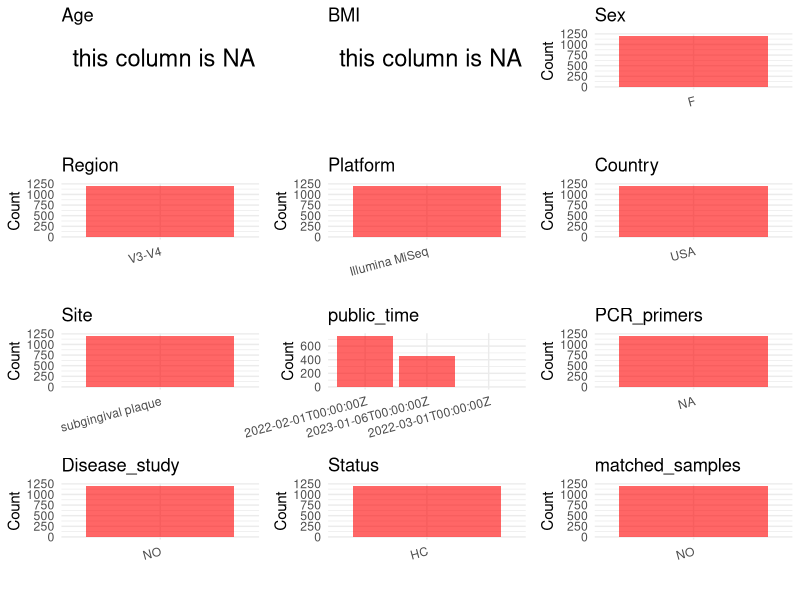

Reproduce this figure in R. (Note: this script raises an error after producing the figure.)
## ---- chunk 1
# Load necessary libraries
library(dplyr)
library(ggplot2)
library(cowplot)

# Set working directory (update this path to your local directory)
setwd("E:/bioproject_YSD/PRJNA796273")

# Read the initial metadata files
initial_meta <- read.csv("SraRunTable.csv", header = T) 

# Display the first few rows of the metadata
head(initial_meta)
## ---- chunk 2
# Create a uniform metadata dataframe
metadata <- data.frame(
  BioProject = initial_meta$BioProject,
  Run = initial_meta$Run,
  sample_name = initial_meta$Sample.Name,
  Age = NA,
  BMI = NA,
  Sex = "F",
  Region = "V3-V4",
  Platform = initial_meta$Instrument,
  Country = initial_meta$geo_loc_name_country,
  Site = "subgingival plaque",
  public_time = initial_meta$ReleaseDate,
  stringsAsFactors = FALSE
)
## ---- chunk 3
# Add information obtained from the publication
metadata$PCR_primers <- "NA"
metadata$title <- "Dietary carbohydrate intake is associated with the subgingival plaque oral microbiome abundance and diversity in a cohort of postmenopausal women"
metadata$Disease_study <- "NO"
# Assign disease status based on sample_name patterns
metadata$Status <- "HC"

# Check initial data distribution
cat("Initial sample distribution:\n")
table(metadata$sample_name)
table(metadata$Site)

# Calculate sampling frequency per subject
sample_counts <- table(metadata$sample_name)
cat("\nNumber of samples per subject:\n")
print(sample_counts)

# Create matched_samples column
metadata$matched_samples <- ifelse(metadata$sample_name %in% names(sample_counts[sample_counts >= 2]), "YES", "NO")

cat("\nMatched samples distribution:\n")
table(metadata$matched_samples)

# Identify samples for removal: single samples excluding subgingival plaque
single_samples <- names(sample_counts[sample_counts == 1])
samples_to_remove <- metadata$sample_name %in% single_samples & 
                     !(metadata$Site %in% c("subgingival plaque"))

cat("\nNumber of samples to be removed:", sum(samples_to_remove), "\n")

# Remove identified samples
metadata_clean <- metadata[!samples_to_remove, ]

cat("\nFinal sample distribution after cleaning:\n")
table(metadata_clean$sample_name)
table(metadata_clean$Site)
table(metadata_clean$matched_samples)

# Use cleaned dataset for subsequent analysis
metadata <- metadata_clean
## ---- chunk 4
# Check the number of unique runs and sample names
print(paste("Number of unique runs:", length(unique(metadata$Run))))
print(paste("Number of unique sample names:", length(unique(metadata$sample_name))))
## ---- chunk 5
# Select columns for visualization
plot_data <- metadata %>%
  select(-BioProject, -Run, -sample_name, -title)

# Function to create simple plots for each column
create_simple_plots <- function(data) {
  plots <- list()
  
  for (col in colnames(data)) {
    # Check if the column is all NA
    if (all(is.na(data[[col]]))) {
      # Create an empty plot with text indicating all NA
      p <- ggplot() +
        annotate("text", x = 0.5, y = 0.5, label = "this column is NA", size = 6) +
        labs(title = col) +
        theme_void()
    } else if (is.numeric(data[[col]])) {
      # Numeric variable: histogram
      p <- ggplot(data, aes(x = .data[[col]])) +
        geom_histogram(fill = "blue", alpha = 0.6, bins = 20, na.rm = TRUE) +
        labs(title = col) +
        theme_minimal()
    } else {
      # Categorical variable: bar plot (remove NA values)
      count_data <- as.data.frame(table(data[[col]], useNA = "ifany"))
      p <- ggplot(count_data, aes(x = reorder(Var1, -Freq), y = Freq)) +
        geom_col(fill = "red", alpha = 0.6) +
        labs(title = col, x = NULL, y = "Count") +
        theme_minimal() +
        theme(axis.text.x = element_text(angle = 15, hjust = 1))
    }
    plots[[col]] <- p
  }
  
  return(plots)
}

# Generate and arrange plots
plots <- create_simple_plots(plot_data)
p<-plot_grid(plots$Age, 
          plots$BMI, 
          plots$Sex, 
          plots$Region, 
          plots$Platform, 
          plots$Country, 
          plots$Site,
          plots$public_time, 
          plots$PCR_primers,
          plots$Disease_study,
          plots$Status,
          plots$matched_samples,# add 
          ncol = 3, align = "hv", axis = "lb")
ggsave("Metadata_Summary.png", plot = p, width = 8, height = 6, dpi = 150)
## ---- chunk 6
knitr::include_graphics("Metadata_Summary.png")
## ---- chunk 7
# Reorder columns to match the desired format
metadata <- metadata[, c(
  "BioProject", "Run", "sample_name", "Age", "BMI", "Sex", 
  "Region", "Platform", "Country", "Site", "public_time", 
  "PCR_primers", "title", "Disease_study", "Status", "matched_samples"
)]

# Export the uniform metadata to a CSV file
write.csv(metadata, file = "metadata.csv", quote = FALSE)
head(metadata)
